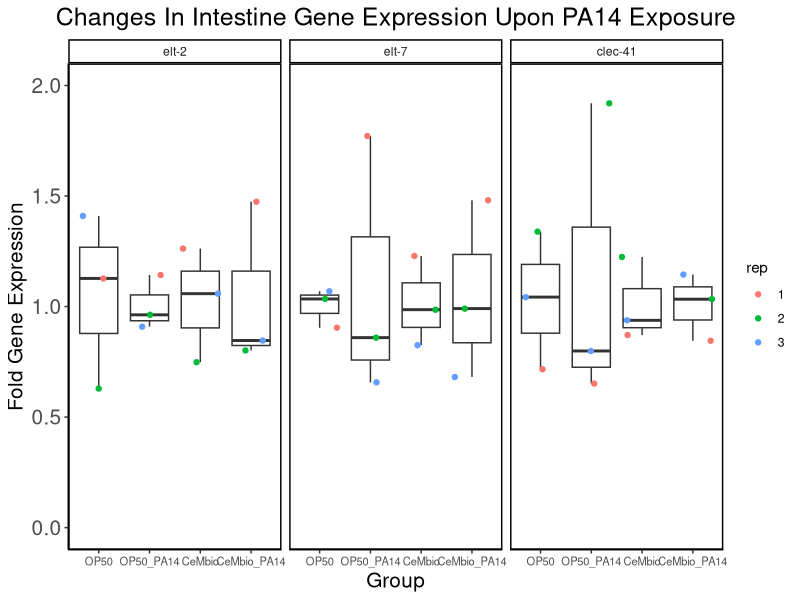
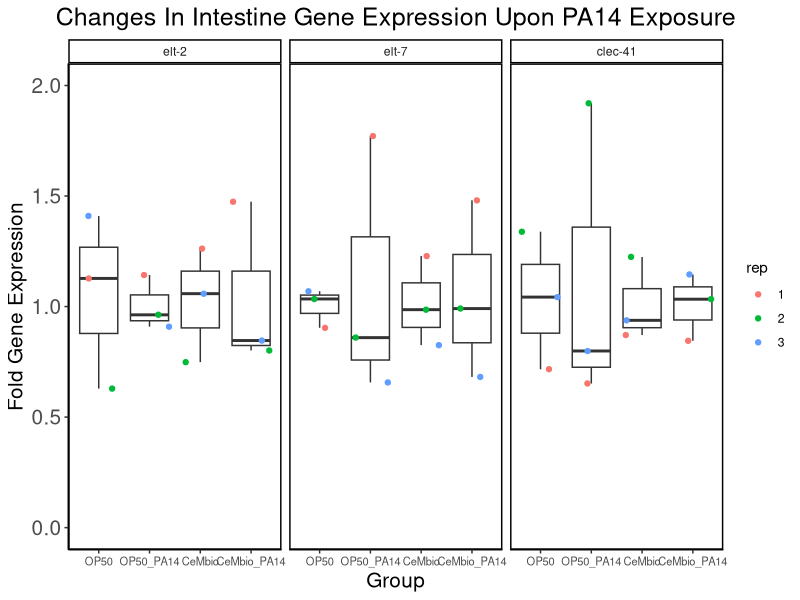

Recreate these plots in R, in order.
## ---- chunk 1
knitr::opts_chunk$set(echo = TRUE)
## ---- chunk 2
library("ggplot2")
library("dplyr")
## ---- chunk 3
data <- read.csv("izabella_qPCR_data_formated.csv", header = TRUE)
## ---- chunk 4
data_frame <- as.data.frame(data)
data_frame
## ---- chunk 5
data_frame$rep <- factor(data_frame$rep, levels = c("1", "2", "3"))
data_frame$diet <- factor(data_frame$diet, levels = c("op50", "cembio"))
data_frame$gene <- factor(data_frame$gene, levels = c("elt-2", "elt-7", "clec-41"))
data_frame$exposure <- factor(data_frame$exposure, levels = c("no", "yes"))
data_frame$grouping <- factor(data_frame$grouping, levels = c("OP50", "OP50_PA14", "CeMbio", "CeMbio_PA14"))

str(data_frame)
## ---- chunk 6
elt2_data <- subset.data.frame(data_frame, gene=='elt-2')
elt2_data
  
elt7_data <- subset.data.frame(data_frame, gene=='elt-7')
elt7_data

clec41_data <- subset.data.frame(data_frame, gene=='clec-41')
clec41_data
## ---- chunk 7
ggplot(data_frame, aes(grouping, fld_expression)) + 
  geom_boxplot() +
  geom_jitter(aes(fill = rep, color = rep)) +
  facet_grid(.~gene) +
  ylim(0, 2) +
  labs(
    title = "Changes In Intestine Gene Expression Upon PA14 Exposure",
    x = "Group",
    y = "Fold Gene Expression"
  ) +
  theme_classic() +
  theme(
    panel.border = element_rect(colour = "black", fill = NA, size = 1),
    axis.text.x = element_text(size = 8),
    axis.text.y = element_text(size = 15),
    axis.title.x = element_text(size = 15),
    axis.title.y = element_text(size=15),
    plot.title = element_text(hjust = 0.5, size = 18)
  )
## ---- chunk 8
ggsave("Fold Gene Expression Plot.pdf", width = 9, height = 3.5) 
## ---- chunk 9
data_aov2 <- aov(fld_expression ~ gene + diet + exposure + gene*diet + gene*exposure, data = data_frame)
summary(data_aov2)

#post_hoc_test <- TukeyHSD(data_aov2)
#post_hoc_test



elt2_data_aov2 <- aov(fld_expression ~ diet + exposure + diet*exposure, data = elt2_data)
summary(elt2_data_aov2)

elt7_data_aov2 <- aov(fld_expression ~ diet + exposure + diet*exposure, data = elt7_data)
summary(elt7_data_aov2)

clec41_data_aov2 <- aov(fld_expression ~ diet + exposure + diet*exposure, data = clec41_data)
summary(clec41_data_aov2)
## ---- chunk 10
data_aov1 <- aov(fld_expression ~ grouping, data = data_frame)
summary(data_aov1)

#post_hoc_test <- TukeyHSD(data_aov1)
#post_hoc_test

elt2_data_aov1 <- aov(fld_expression ~ grouping, data = elt2_data)
summary(elt2_data_aov1)

elt7_data_aov1 <- aov(fld_expression ~ grouping, data = elt7_data)
summary(elt7_data_aov1)

clec41_data_aov1 <- aov(fld_expression ~ grouping, data = clec41_data)
summary(clec41_data_aov1)
